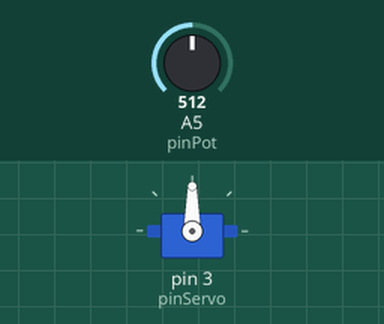
A sketch run on a simulated Arduino Uno, built with avr-gcc and run on an emulated ATmega328P. Shown: servo. The inputs (shaded band) are chosen by the test bench; at power-on: A5 (pinPot) = 512.

Above: at 1.2 s.
1.3 s: A5 (pinPot) set to 716
At 2.0 s:
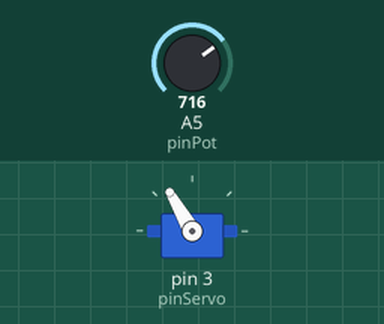
2.8 s: A5 (pinPot) set to 900
At 3.1 s:
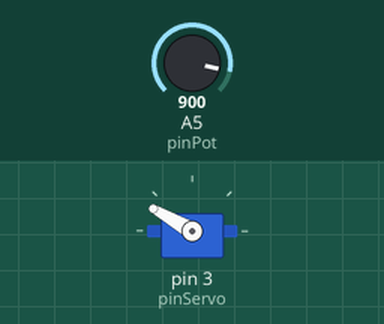
4.3 s: A5 (pinPot) set to 1023
At 5.5 s:
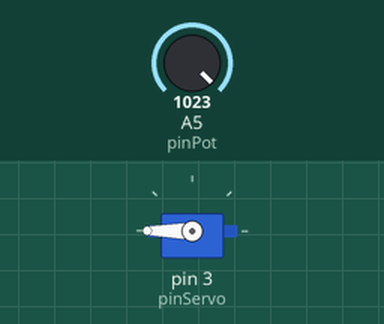
5.8 s: A5 (pinPot) set to 306
At 6.7 s:
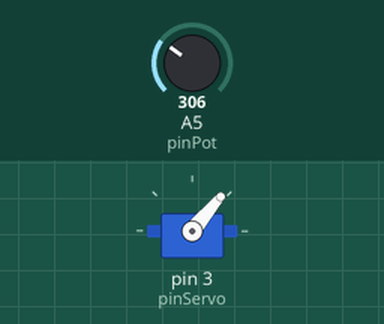
7.3 s: A5 (pinPot) set to 170
At 7.8 s:
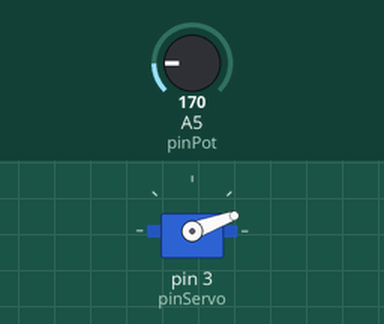
Timing chart, 0 to 9.8 s (numbered marks = the images above; inputs shaded):
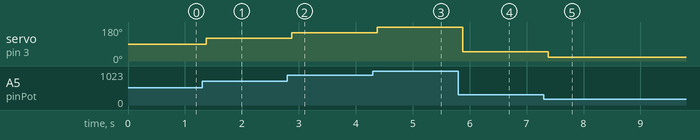

Measured:
- after the input at 1.3 s, servo on pin 3 (pinServo): 90° → 120° after 0.08 s
- after the input at 2.8 s, servo on pin 3 (pinServo): 120° → 150° after 0.08 s
- after the input at 4.3 s, servo on pin 3 (pinServo): 150° → 180° after 0.08 s
- after the input at 5.8 s, servo on pin 3 (pinServo): 180° → 50° after 0.08 s
- after the input at 7.3 s, servo on pin 3 (pinServo): 50° → 20° after 0.08 s

The sketch:

Servo_con_potenciometro.ino
```cpp
#include <Servo.h>

Servo meuServo; // Crear un obxecto Servo

const int pinServo = 3;     // Pin PWM conectado ao control do servo
const int pinPot = A5;      // Pin analóxico conectado ao potenciómetro

unsigned long ultimoTempo = 0; // Gardar o último tempo de actualización
const int intervalo = 125;     // Intervalo de actualización en milisegundos (8 veces/segundo)

void setup() {
  meuServo.attach(pinServo); // Asignar o pin ao obxecto servo
}

void loop() {
  unsigned long tempoActual = millis(); // Ler o tempo actual

  // Só actualizar se pasaron 125 ms
  if (tempoActual - ultimoTempo >= intervalo) {
    ultimoTempo = tempoActual;

    int lecturaPot = analogRead(pinPot); // Ler o valor do potenciómetro (0-1023)

    // Mapear a lectura a un ángulo de 0 a 180 en pasos de 10 grados
    int angulo = map(lecturaPot, 0, 1023, 0, 180);

    // Redondear o ángulo ao múltiplo de 10 máis próximo
    angulo = (angulo / 10) * 10;

    // Limitar o ángulo para que non pase de 180
    if (angulo > 180) {
      angulo = 180;
    }

    meuServo.write(angulo); // Mover o servo ao ángulo calculado
  }
}
```
